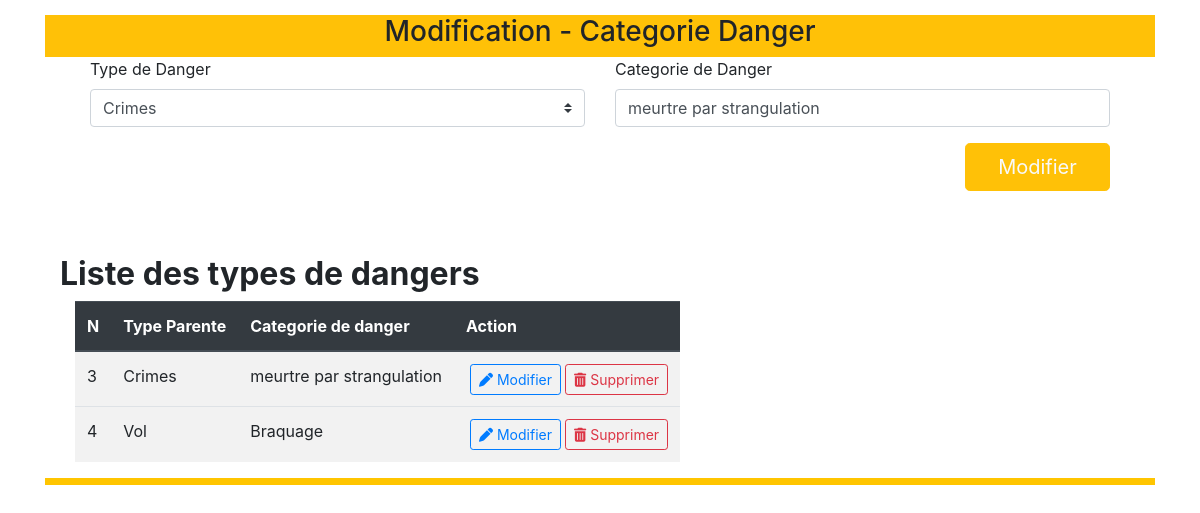
/ajout-cdanger.php?id=3&operation=modification, run on the app's committed database.
### tables this page shows
CREATE TABLE `categoriedanger` (
  `idCategorieDanger` int(11) NOT NULL,
  `nomCategorieDanger` varchar(50) NOT NULL,
  `nomTypeDanger` varchar(50) NOT NULL,
  `idUtilisateur` int(11) NOT NULL
);

### fonction/fonctionverif.php (called while the page is built, shortened)
<?php
        function checkInput($data)
        {
          $data = trim($data);
          $data = stripslashes($data);
          $data = htmlspecialchars($data);
          return $data;
        }
?>

### forms/f-categorie-danger.php (the view, shortened to what this page needs)
<div class="container-fluid">
        <div class="ml-auto mr-auto  block-forms" style="width:90vw;">
            <header class="row bg-warning">
                <div class="col-md-10 col-lg-10 ml-auto mr-auto">
                    <h3 class="text-center"> <?php
                                if (isset($_GET['operation']) && ($_GET['operation'] == 'modification') ) {
                                    echo 'Modification -  Categorie Danger';
                                    if(!empty($_GET['id']))
                                    {
                                        $id = checkInput($_GET['id']);
                                    }
                                    $db= Database::connect();
                                    $recupUnique = $db->query("SELECT * FROM categoriedanger WHERE idCategorieDanger= $id");
                                    $cdanger = $recupUnique->fetch();
                                } else {
                                    echo 'Enregistrement -  Categorie Danger';
                                }
                            ?></h3>
                </div>
            </header>
            <section class="row bg-dger-white bd-dger-white">
                <div class="monformulaire container-fluid">
                <form action="<?php
                                if (isset($_GET['operation']) && ($_GET['operation'] == 'modification') ) {
                                    echo 'traitement/update-cdanger.php?id='.$id ;
                                } else {
                                    echo 'traitement/add-cdanger.php';
                                }
                            ?>" method="POST" enctype="multipart/form-data" class="container-fluid">
                    <div class="row">
                        <div class="form-group col-md">
                            <label for="tdanger" class="">Type de Danger</label>
                            <select name="tdanger" class="custom-select" required>
                            <?php echo $_SESSION['echec']; $_SESSION['echec']="";  ?>" <?php  if (@$_GET['operation'] == 'modification') {
                                    echo '<option value="' .$cdanger[1].'">' .$cdanger[2].'</option>';
                                } ?>
                            </select>
                        </div>
                        <div class="form-group col-md">
                            <label for="cdanger">Categorie de Danger</label>
                            <input type="text" name="cdanger" id="" class="form-control <?php echo $_SESSION['echec']; $_SESSION['echec']=""; echo $_SESSION['echec']; $_SESSION['echec']="";  ?>" <?php  if (@$_GET['operation'] == 'modification') {
                                    echo 'value="' .$cdanger['nomCategorieDanger'].'"';
                                } ?> required">
                        </div>
                    </div>
                    <div class="row">
                        <div class="form-group col-md-2 ml-auto">
                            <button type="submit" class="btn btn-warning btn-lg col-md mr-auto text-light"><?php
                                if (isset($_GET['operation'])) {
                                    echo 'Modifier';
                                } else {
                                    echo 'Ajouter';
                                }
                            ?></button>
                        </div>
                    </div>
                </form>
                </div>
                <section class="mt-5 container-fluid">
                    <h2 class="mb-2"><strong>Liste des types de dangers  </strong></h2>
                    <table class="table table-striped container-fluid content-justify-center table-responsive w-100">
                        <thead class="thead-dark">
                            <tr>
                                <th>N</th>
                                <th>Type Parente</th>
                                <th>Categorie de danger</th>
                                <th>Action</th>
                            </tr>
                        </thead>
                        <tbody>
                            <?php
                                $db= Database::connect();
                                $recupcDanger = $db->query('SELECT * FROM  categoriedanger ORDER BY idCategorieDanger');
                                while($cDanger = $recupcDanger-> fetch())
                                {
                                    echo '<tr>
                                    <td>';
                                    echo $cDanger['idCategorieDanger'];
                                    echo '</td>
                                    <td>';
                                    echo $cDanger['nomTypeDanger'];
                                    echo '</td>
                                    <td>';
                                    echo $cDanger['nomCategorieDanger'];
                                    echo '</td><td>';
                                    echo '<a class="btn btn-outline-primary btn-sm ml-1" href="ajout-cdanger.php?id='.$cDanger['idCategorieDanger'].'&operation=modification"><i class="fas fa-pen" aria-hidden="true"></i> Modifier</a>';
                                    echo '<a class="btn btn-outline-danger btn-sm ml-1 text-danger" data-toggle="modal" data-target="#exampleModalCenter'.$cDanger['idCategorieDanger'].'"><i class="fa fa-trash" aria-hidden="true"></i> Supprimer</a>';
                                    echo '</td>
                                    <tr>';
                                    echo  '<div class="modal fade" id="exampleModalCenter'.$cDanger['idCategorieDanger'].'" tabindex="-1" role="dialog" aria-labelledby="exampleModalCenterTitle" aria-hidden="true">
                                    <div class="modal-dialog modal-dialog-centered" role="document">
                                        <div class="modal-content">
                                        <div class="modal-header">
                                            <h5 class="modal-title" id="exampleModalLongTitle">Supprimer un utilisateur</h5>
                                            <button type="button" class="close" data-dismiss="modal" aria-label="Close">
                                            <span aria-hidden="true">&times;</span>
                                            </button>
                                        </div>
                                        <div class="modal-body">
                                            Etes vous sur de vouloir supprimer  la categorie : '.$cDanger['nomCategorieDanger'].'?
                                        </div>
                                        <div class="modal-footer">
                                            <form class="form" action="delete.php" role="form" method="post">
                                                <input type="hidden" name="id" value="'.$cDanger['nomCategorieDanger'].'"/>
                                                <button type="button" class="btn btn-outline-dark" data-dismiss="modal">Annuler</button>
                                                <a href="traitement/delete-cdanger.php?id='.$cDanger['idCategorieDanger'].'" class="btn btn-danger">Supprimer</a>
                                            </form>
                                        </div>
                                    </div>
                                    </div>';
                                }
                            ?>
                        </tbody>
                    </table>
                </section>
            </section>
        </div>
</div>

### style/style-admin.css (style rules this page uses)
.bd-dger-white { border-bottom: 7px solid #ffc500 !important; }
.bg-dger-white { background-color: #fff !important; }
.block-forms { margin-top: 15px !important; }
.monformulaire { margin: 0 15px !important; }
label { margin-right: 5px !important; }

### data on the page
categoriedanger: tdanger "Crimes", cdanger "meurtre par strangulation", idCategorieDanger "3", nomTypeDanger "Crimes", nomCategorieDanger "meurtre par strangulation"
categoriedanger: idCategorieDanger "4", nomTypeDanger "Vol", nomCategorieDanger "Braquage"
